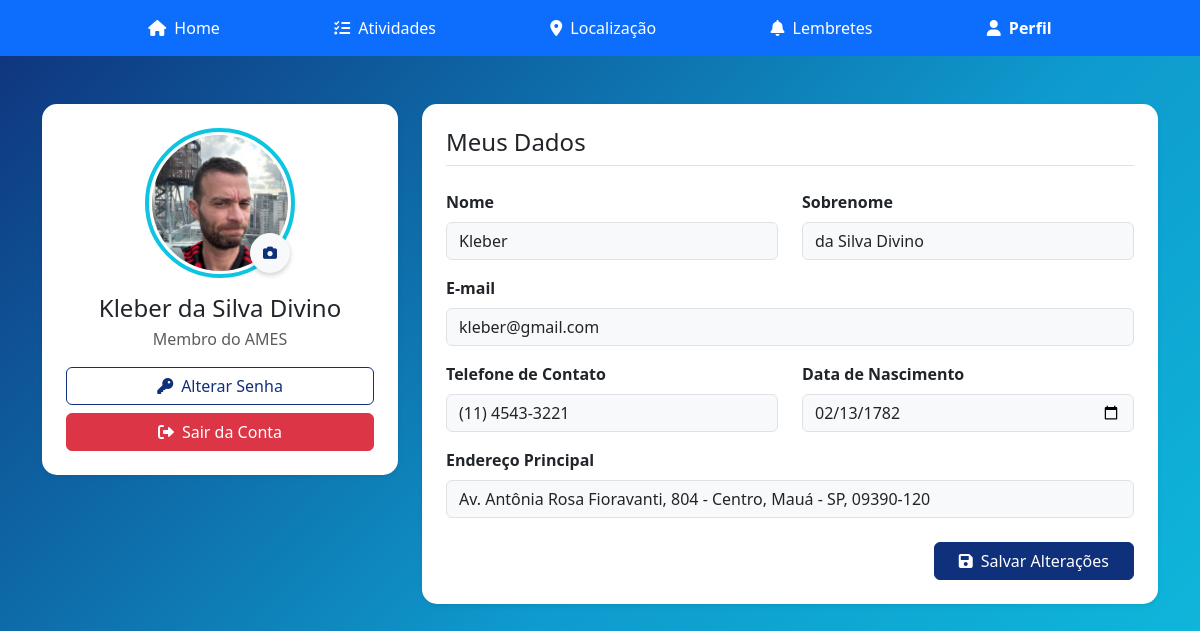
The app's page /profile.php (signed in) with its own data.
### tables this page shows
CREATE TABLE `usuario` (
  `id_usuario` int(11) NOT NULL,
  `nome` varchar(100) DEFAULT NULL,
  `sobrenome` varchar(150) DEFAULT NULL,
  `email` varchar(254) DEFAULT NULL,
  `senha` varchar(255) DEFAULT NULL,
  `data_criacao` timestamp NOT NULL DEFAULT current_timestamp() ON UPDATE current_timestamp(),
  `telefone` varchar(20) DEFAULT NULL,
  `data_nascimento` date DEFAULT NULL,
  `endereco` varchar(255) DEFAULT NULL,
  `foto_perfil` varchar(255) DEFAULT NULL
);

### profile.php (the view, shortened to what this page needs)
<?php
require_once 'conexao.php';
$id_usuario = $_SESSION['id_usuario'];
try {
    $stmt = $pdo->prepare("SELECT nome, sobrenome, email, telefone, data_nascimento, endereco, foto_perfil FROM usuario WHERE id_usuario = :id");
    $stmt->execute([':id' => $id_usuario]);
    $dados_usuario = $stmt->fetch(PDO::FETCH_ASSOC);
    $nome_atual = $dados_usuario['nome'];
    $sobrenome_atual = $dados_usuario['sobrenome'];
    $email_atual = $dados_usuario['email'];
    $telefone_atual = $dados_usuario['telefone'] ?? '';
    $data_nascimento_atual = $dados_usuario['data_nascimento'] ?? '';
    $endereco_atual = $dados_usuario['endereco'] ?? '';
    $foto_atual = $dados_usuario['foto_perfil'] ?? '';
    if (!empty($foto_atual) && file_exists("uploads/" . $foto_atual)) {
        $caminho_foto = "uploads/" . $foto_atual;
    } else {
        $caminho_foto = "https://ui-avatars.com/api/?name=" . urlencode($nome_atual . ' ' . $sobrenome_atual) . "&background=0EC5E1&color=fff&size=150";
    }
} catch (PDOException $e) {
    die("Erro ao buscar dados: " . $e->getMessage());
}
?>
<!DOCTYPE html>
<html lang="pt-BR">
<head>
    <link href="https://cdn.jsdelivr.net/npm/bootstrap@5.3.3/dist/css/bootstrap.min.css" rel="stylesheet">
    <link rel="stylesheet" href="https://cdnjs.cloudflare.com/ajax/libs/font-awesome/6.0.0/css/all.min.css">
    <link rel="stylesheet" href="styles/profile.css">
</head>
<body>
    <nav class="navbar navbar-expand navbar-dark bg-primary custom-navbar">
      <div class="container">
        <ul class="navbar-nav w-100 justify-content-evenly text-center">
          <li class="nav-item">
            <a class="nav-link text-white" href="home.php"><i class="fas fa-home me-2"></i>Home</a>
          </li>
          <li class="nav-item">
            <a class="nav-link text-white" href="activities.php"><i class="fas fa-tasks me-2"></i>Atividades</a>
          </li>
          <li class="nav-item">
            <a class="nav-link text-white" href="location.php"><i class="fas fa-map-marker-alt me-2"></i>Localização</a>
          </li>
          <li class="nav-item">
            <a class="nav-link text-white" href="notifications.php"><i class="fas fa-bell me-2"></i>Lembretes</a>
          </li>
          <li class="nav-item">
            <a class="nav-link text-white fw-bold" href="profile.php"><i class="fas fa-user me-2"></i>Perfil</a>
          </li>
        </ul>
      </div>
    </nav>
    <div class="container mt-5 mb-5">
        <div class="row">
            <div class="col-lg-4 mb-4">
                <div class="card profile-card border-0 shadow-sm text-center p-4">
                    <div class="profile-img-container mx-auto mb-3">
                        <img src="<?php echo $caminho_foto; ?>" alt="Foto de Perfil" class="rounded-circle img-fluid profile-img" style="width: 150px; height: 150px; object-fit: cover;">
                        <button type="button" class="btn btn-sm btn-light change-photo-btn" title="Alterar Foto" onclick="document.getElementById('input-foto').click();">
                            <i class="fas fa-camera"></i>
                        </button>
                    </div>
                    <h4 class="mb-1"><?php echo htmlspecialchars($nome_atual . ' ' . $sobrenome_atual); ?></h4>
                    <p class="text-muted mb-3">Membro do AMES</p>
                    <div class="d-grid gap-2">
                        <button class="btn btn-outline-primary"><i class="fas fa-key me-2"></i>Alterar Senha</button>
                        <a href="logout.php" class="btn btn-danger"><i class="fas fa-sign-out-alt me-2"></i>Sair da Conta</a>
                    </div>
                </div>
            </div>
            <div class="col-lg-8">
                <div class="card border-0 shadow-sm p-4">
                    <h4 class="mb-4 pb-2 border-bottom">Meus Dados</h4>
                    <form method="POST" action="">
                        <div class="row">
                            <div class="col-md-6 mb-3">
                                <label class="form-label fw-bold">Nome</label>
                                <input type="text" name="txt_nome" class="form-control bg-light" value="<?php echo htmlspecialchars($nome_atual); ?>" required>
                            </div>
                            <div class="col-md-6 mb-3">
                                <label class="form-label fw-bold">Sobrenome</label>
                                <input type="text" name="txt_sobrenome" class="form-control bg-light" value="<?php echo htmlspecialchars($sobrenome_atual); ?>" required>
                            </div>
                            <div class="col-md-12 mb-3">
                                <label class="form-label fw-bold">E-mail</label>
                                <input type="email" name="txt_email" class="form-control bg-light" value="<?php echo htmlspecialchars($email_atual); ?>" required>
                            </div>
                            <div class="col-md-6 mb-3">
                                <label class="form-label fw-bold">Telefone de Contato</label>
                                <input type="text" name="txt_telefone" class="form-control bg-light" value="<?php echo htmlspecialchars($telefone_atual); ?>">
                            </div>
                            <div class="col-md-6 mb-3">
                                <label class="form-label fw-bold">Data de Nascimento</label>
                                <input type="date" name="txt_data_nascimento" class="form-control bg-light" value="<?php echo htmlspecialchars($data_nascimento_atual); ?>">
                            </div>
                            <div class="col-12 mb-4">
                                <label class="form-label fw-bold">Endereço Principal</label>
                                <input type="text" name="txt_endereco" class="form-control bg-light" value="<?php echo htmlspecialchars($endereco_atual); ?>">
                            </div>
                        </div>
                        <div class="d-flex justify-content-end">
                            <button type="submit" name="atualizar_perfil" class="btn btn-primary px-4"><i class="fas fa-save me-2"></i>Salvar Alterações</button>
                        </div>
                    </form>
                </div>
            </div>
        </div>
    </div>
</body>
</html>

### styles/profile.css (style rules this page uses)
:root { --ames-blue-dark: #0F317B; --ames-blue: #0E8ACD; --ames-blue-light: #0E9ACD; --ames-cyan: #0EC5E1; --ames-input: rgb(189, 233, 245); --ames-white: #FFFFFF; --ames-text: #17213A; --ames-text-light: #63708A; --ames-border: #101828; --ames-success: #138A63; --ames-success-light: #DDF7EC; --ames-warning: #E28A16; --ames-warning-light: #FFF3D9; --ames-danger: #C83D4D; --ames-danger-light: #FFE7EA; --ames-shadow: 0 16px 45px rgba(15, 49, 123, 0.18); }
* { box-sizing: border-box; }
body { min-height: 100vh; height: 1000px; margin: 0; color: var(--ames-text); background-color: var(--ames-blue-dark); background: linear-gradient( 135deg, var(--ames-blue-dark) 0%, var(--ames-blue-light) 52%, var(--ames-cyan) 100% ); background-attachment: fixed; font-family: "Segoe UI", Arial, sans-serif; }
.card { border-radius: 15px; }
.profile-img-container { position: relative; width: 150px; height: 150px; }
.profile-img { width: 100%; height: 100%; object-fit: cover; border: 4px solid #0EC5E1; padding: 3px; }
.change-photo-btn { position: absolute; bottom: 5px; right: 5px; border-radius: 50%; width: 40px; height: 40px; display: flex; justify-content: center; align-items: center; box-shadow: 0 2px 5px rgba(0,0,0,0.2); color: #0F317B; }
.btn-primary { background-color: #0F317B; border-color: #0F317B; }
.btn-outline-primary { color: #0F317B; border-color: #0F317B; }

### records on screen
usuario: foto_perfil (picture), nome+sobrenome "Kleber da Silva Divino", txt_nome "Kleber", txt_sobrenome "da Silva Divino", txt_email "kleber@gmail.com", txt_telefone "(11) 4543-3221", txt_data_nascimento "02/13/1782", txt_endereco "Av. Antônia Rosa Fioravanti, 804 - Centro, Mauá - SP, 09390-120"
